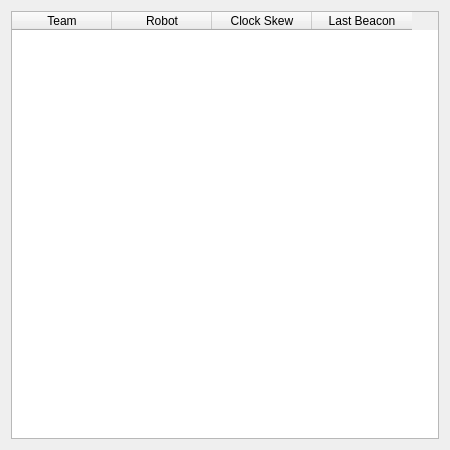
<?xml version="1.0" encoding="UTF-8"?>
<ui version="4.0">
 <class>ActiveRobots</class>
 <widget class="QWidget" name="ActiveRobots">
  <property name="geometry">
   <rect>
    <x>0</x>
    <y>0</y>
    <width>450</width>
    <height>450</height>
   </rect>
  </property>
  <property name="windowTitle">
   <string>Active Robots</string>
  </property>
  <layout class="QVBoxLayout" name="verticalLayout">
   <item>
    <widget class="QTableWidget" name="table">
     <property name="editTriggers">
      <set>QAbstractItemView::NoEditTriggers</set>
     </property>
     <attribute name="verticalHeaderVisible">
      <bool>false</bool>
     </attribute>
     <column>
      <property name="text">
       <string>Team</string>
      </property>
     </column>
     <column>
      <property name="text">
       <string>Robot</string>
      </property>
     </column>
     <column>
      <property name="text">
       <string>Clock Skew</string>
      </property>
     </column>
     <column>
      <property name="text">
       <string>Last Beacon</string>
      </property>
     </column>
    </widget>
   </item>
  </layout>
 </widget>
 <resources/>
 <connections/>
</ui>
